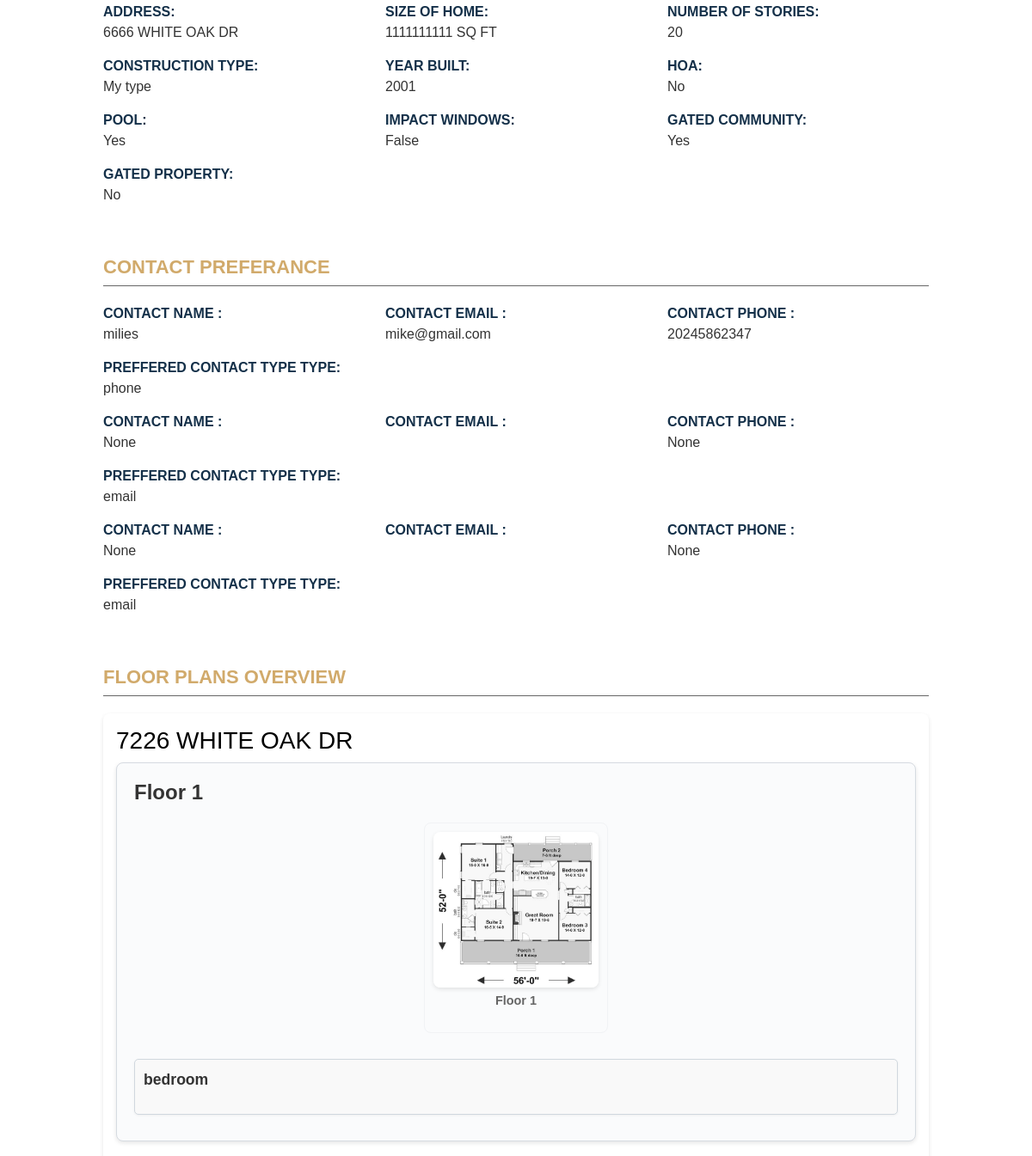
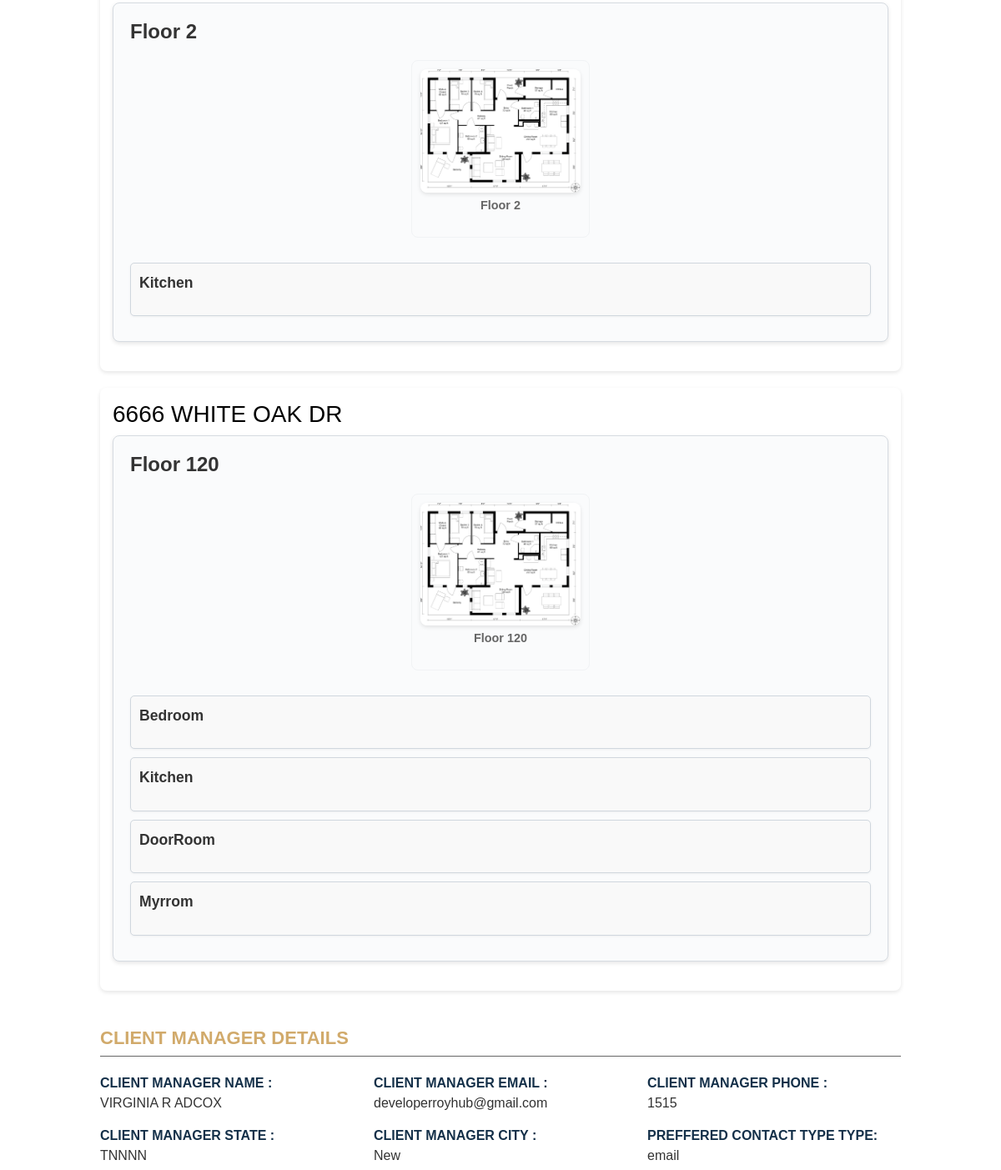
Before: /my-properties/ (signed in, middle part) with the older database file (2 pictures, top to bottom).
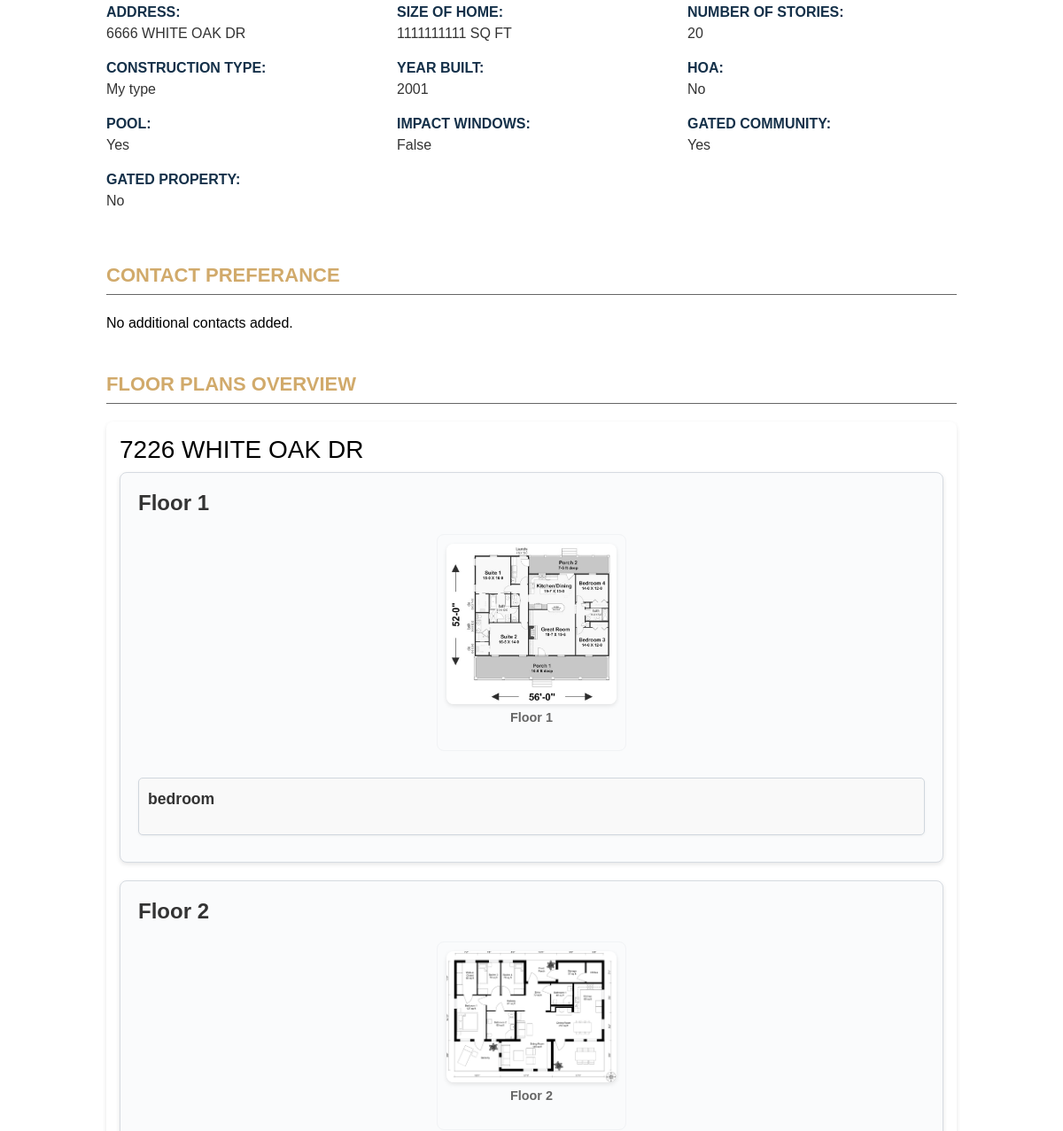
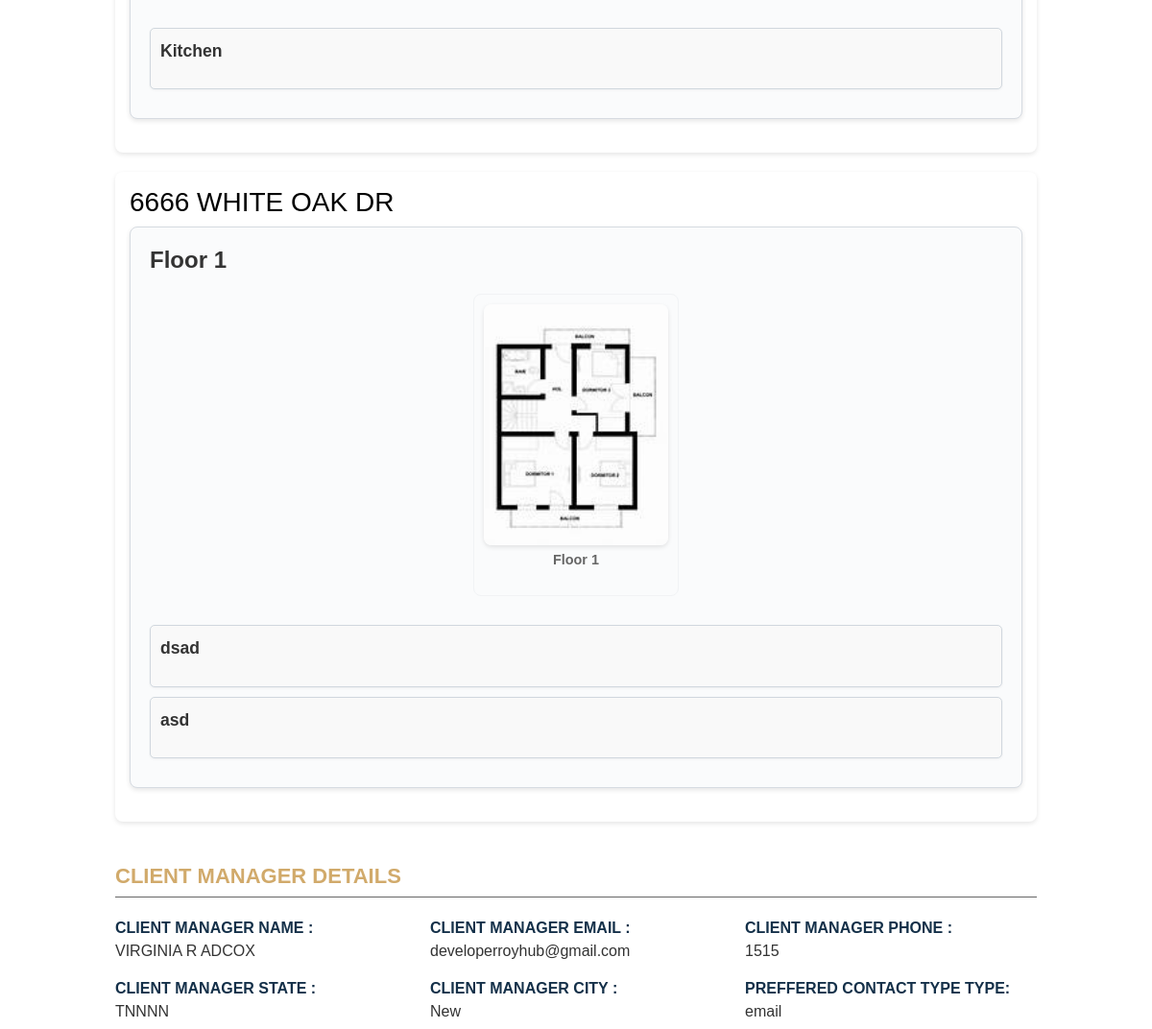
After: the same page with the newer database file (2 pictures, top to bottom).
### propertydetails/models.py (models this page shows, shortened)
class PropertyManagement(models.Model):
    client = models.ForeignKey(Client, on_delete=models.CASCADE, related_name="properties")
    client_manager = models.ForeignKey(ClientManagers, on_delete=models.CASCADE, related_name="managed_properties")
    address = models.CharField(max_length=255)
    size_of_home = models.CharField(max_length=50)
    number_of_stories = models.PositiveIntegerField()
    construction_type = models.CharField(max_length=100)
    year_built = models.PositiveIntegerField()
    has_pool = models.BooleanField(default=False)
    gated_community = models.BooleanField(default=False)
    impact_windows = models.BooleanField(default=False)
    has_hoa = models.BooleanField(default=False)
    gated_property = models.BooleanField(default=False)
    basketball_court = models.BooleanField(default=False)
    tennis_court = models.BooleanField(default=False)
    pickleball_court = models.BooleanField(default=False)
    hot_tub = models.BooleanField(default=False)
    outdoor_kitchen_gazebo = models.BooleanField(default=False)
    waterfront = models.BooleanField(default=False)
    city = models.CharField(max_length=20, null=True, blank=True)
    state = models.CharField(max_length=20, null=True, blank=True)
    zipcode = models.CharField(max_length=10, null=True, blank=True)
    PREFERRED_CONTACT_CHOICES = [
        ('email', 'Email'),
        ('phone', 'Phone'),
    ]
    preferred_contact_method = models.CharField(
        max_length=10, choices=PREFERRED_CONTACT_CHOICES, default='email'
    )
    created_at = models.DateTimeField(auto_now_add=True)
    additional_info = models.TextField(blank=True, null=True)

class Floor(models.Model):
    property = models.ForeignKey(PropertyManagement, on_delete=models.CASCADE, related_name='floors')
    floor_name = models.CharField(max_length=255)
    floor_imgae = models.ImageField(upload_to='floor_images/', null=True, blank=True)

class Room(models.Model):
    floor = models.ForeignKey(Floor, on_delete=models.CASCADE, related_name='rooms')
    room_name = models.CharField(max_length=255)
    room_size = models.CharField(max_length=255)
    room_image = models.ImageField(upload_to='rooms_images/', null=True, blank=True)

### mainapp/models.py (models this page shows, shortened)
class Client(models.Model):
    first_name = models.CharField(max_length=150)
    last_name = models.CharField(max_length=150)
    username = models.CharField(max_length=150, unique=True)
    email = models.EmailField()
    password = models.CharField(max_length=255)  # Store hashed passwords
    address = models.CharField(max_length=255, blank=True, null=True)
    city = models.CharField(max_length=100, blank=True, null=True)
    state = models.CharField(max_length=100, blank=True, null=True)
    zipcode = models.CharField(max_length=10, blank=True, null=True)
    phone_number = models.CharField(max_length=15,blank=True, null=True)
    office_phone = models.CharField(max_length=15, blank=True, null=True)
    business_address = models.CharField(max_length=255, blank=True, null=True)
    PREFERRED_CONTACT_CHOICES = [
        ('email', 'Email'),
        ('phone', 'Phone'),
        ('text', 'text'),
    ]
    preferred_contact_method = models.CharField(
        max_length=10, choices=PREFERRED_CONTACT_CHOICES, default='email'
    )
    PRIORITY_CHOICES = [
    ('primary', 'Primary'),
    ('secondary', 'Secondary'),
    ('tertiary', 'Tertiary'),
    ]
    contact1_name = models.CharField(max_length=150, blank=True, null=True)
    contact1_last_name = models.CharField(max_length=150, blank=True, null=True)
    contact1_email = models.EmailField(blank=True, null=True)
    contact1_phone = models.CharField(max_length=15, blank=True, null=True)
    contact1_office_phone = models.CharField(max_length=15, blank=True, null=True)
    contact1_buisness_adress = models.CharField(max_length=15, blank=True, null=True)
    contact1_preferred = models.CharField(
        max_length=10, choices=PREFERRED_CONTACT_CHOICES, blank=True, null=True
    )
    contact1_priority = models.CharField(
    max_length=10, choices=PRIORITY_CHOICES, blank=True, null=True
    )
    contact2_name = models.CharField(max_length=150, blank=True, null=True)
    contact2_last_name = models.CharField(max_length=150, blank=True, null=True)
    contact2_email = models.EmailField(blank=True, null=True)
    contact2_phone = models.CharField(max_length=15, blank=True, null=True)
    contact2_office_phone = models.CharField(max_length=15, blank=True, null=True)
    contact2_buisness_adress = models.CharField(max_length=15, blank=True, null=True)
    contact2_preferred = models.CharField(
        max_length=10, choices=PREFERRED_CONTACT_CHOICES, blank=True, null=True
    )
    contact2_priority = models.CharField(
    max_length=10, choices=PRIORITY_CHOICES, blank=True, null=True
    )
    contact3_name = models.CharField(max_length=150, blank=True, null=True)
    contact3_last_name = models.CharField(max_length=150, blank=True, null=True)
    contact3_email = models.EmailField(blank=True, null=True)
    contact3_phone = models.CharField(max_length=15, blank=True, null=True)
    contact3_office_phone = models.CharField(max_length=15, blank=True, null=True)
    contact3_buisness_adress = models.CharField(max_length=15, blank=True, null=True)
    contact3_preferred = models.CharField(
        max_length=10, choices=PREFERRED_CONTACT_CHOICES, blank=True, null=True
    )
    contact3_priority = models.CharField(
    max_length=10, choices=PRIORITY_CHOICES, blank=True, null=True
    )
    contact4_name = models.CharField(max_length=150, blank=True, null=True)
    contact4_last_name = models.CharField(max_length=150, blank=True, null=True)
    contact4_email = models.EmailField(blank=True, null=True)
    contact4_phone = models.CharField(max_length=15, blank=True, null=True)
    contact4_office_phone = models.CharField(max_length=15, blank=True, null=True)
    contact4_buisness_adress = models.CharField(max_length=15, blank=True, null=True)
    contact4_preferred = models.CharField(
        max_length=10, choices=PREFERRED_CONTACT_CHOICES, blank=True, null=True
    )
    contact4_priority = models.CharField(
    max_length=10, choices=PRIORITY_CHOICES, blank=True, null=True
    )
    contact5_name = models.CharField(max_length=150, blank=True, null=True)
    contact5_last_name = models.CharField(max_length=150, blank=True, null=True)
    contact5_email = models.EmailField(blank=True, null=True)
    contact5_phone = models.CharField(max_length=15, blank=True, null=True)
    contact5_office_phone = models.CharField(max_length=15, blank=True, null=True)
    contact5_buisness_adress = models.CharField(max_length=15, blank=True, null=True)
    contact5_preferred = models.CharField(
        max_length=10, choices=PREFERRED_CONTACT_CHOICES, blank=True, null=True
    )
    contact5_priority = models.CharField(
    max_length=10, choices=PRIORITY_CHOICES, blank=True, null=True
    )
    created_at = models.DateTimeField(auto_now_add=True)

class ClientManagers(models.Model):  # Unique name to avoid conflicts
    first_name = models.CharField(max_length=150)
    last_name = models.CharField(max_length=150)
    username = models.CharField(max_length=150, unique=True)
    email = models.EmailField(unique=True)
    password = models.CharField(max_length=255)  # Store hashed passwords
    phone_number = models.CharField(max_length=15,blank=True, null=True)
    city = models.CharField(max_length=100, blank=True, null=True)
    state = models.CharField(max_length=100, blank=True, null=True)
    zipcode = models.CharField(max_length=10, blank=True, null=True)
    office_phone = models.CharField(max_length=15, null=True, blank=True)
    business_address = models.TextField(null=True, blank=True)
    PREFERRED_CONTACT_CHOICES = [
        ('email', 'Email'),
        ('phone', 'Phone'),
        ('text', 'text'),
    ]
    preferred_contact_method = models.CharField(
        max_length=10, choices=PREFERRED_CONTACT_CHOICES, default='email'
    )
    created_at = models.DateTimeField(auto_now_add=True)

### mainapp/views.py (the view)
# urls.py: path('my-properties/', client_properties, name='client_properties'),
def client_properties(request):
    client_id = request.session['client_id']
    client = Client.objects.get(id=client_id)
    properties = PropertyManagement.objects.filter(client=client).prefetch_related('floors__rooms', 'client_manager')
    contacts = [
        {"name": client.contact1_name, "email": client.contact1_email, "phone": client.contact1_phone, "preferred": client.contact1_preferred},
        {"name": client.contact2_name, "email": client.contact2_email, "phone": client.contact2_phone, "preferred": client.contact2_preferred},
        {"name": client.contact3_name, "email": client.contact3_email, "phone": client.contact3_phone, "preferred": client.contact3_preferred},
    ]
    contacts = [c for c in contacts if c["name"]]
    client_manager = properties[0].client_manager if properties else None
    return render(request, 'property/properties.html', {
        'properties': properties,
        'contacts': contacts,
        'client_manager': client_manager,
    })

### template/property/properties.html (shortened to what this page needs)
{% extends 'base.html' %}
{% load static %}
{% block content %}
    <div class="property-container">
        {% if properties %}
            {% for property in properties %}
                <div class="row">
                    <div class="col-md-4">
                        <div class="info-box"><span>Address:</span> <div class="info-value">{{ property.address }}</div></div>
                    </div>
                    <div class="col-md-4">
                        <div class="info-box"><span>Size of Home:</span> <div class="info-value">{{ property.size_of_home }} SQ FT</div></div>
                    </div>
                    <div class="col-md-4">
                        <div class="info-box"><span>Number of Stories:</span> <div class="info-value">{{ property.number_of_stories }}</div></div>
                    </div>
                    <div class="col-md-4">
                        <div class="info-box"><span>Construction Type:</span> <div class="info-value">{{ property.construction_type }}</div></div>
                    </div>
                    <div class="col-md-4">
                        <div class="info-box"><span>Year Built:</span> <div class="info-value">{{ property.year_built }}</div></div>
                    </div>
                    <div class="col-md-4">
                        <div class="info-box"><span>HOA:</span> <div class="info-value">{{ property.has_hoa|yesno:"Yes,No" }}</div></div>
                    </div>
                    <div class="col-md-4">
                        <div class="info-box"><span>Pool:</span> <div class="info-value">{{ property.has_pool|yesno:"Yes,No" }}</div></div>
                    </div>
                    <div class="col-md-4">
                        <div class="info-box"><span>Impact Windows:</span> <div class="info-value">{{ property.impact_windows }}</div></div>
                    </div>
                    <div class="col-md-4">
                        <div class="info-box"><span>Gated Community:</span> <div class="info-value">{{ property.gated_community|yesno:"Yes,No" }}</div></div>
                    </div>
                    <div class="col-md-4">
                        <div class="info-box"><span>Gated Property:</span> <div class="info-value">{{ property.gated_property|yesno:"Yes,No" }}</div></div>
                    </div>
                </div>
            {% endfor %}
        {% else %}
            <p>No properties found.</p>
        {% endif %}
    </div>
    <div class="property-container">
        <p class="section-title">Contact preferance</p>
        {% if contacts %}
            {% for contact in contacts %}
                <div class="row">
                    <div class="col-md-4">
                        <div class="info-box"><span>Contact Name :</span> <div class="info-value">{{ contact.name }}</div></div>
                    </div>
                    <div class="col-md-4">
                        <div class="info-box"><span>Contact Email :</span> <div class="info-value">{{ contact.email }}</div></div>
                    </div>
                    <div class="col-md-4">
                        <div class="info-box"><span>Contact Phone :</span> <div class="info-value">{{ contact.phone }}</div></div>
                    </div>
                    <div class="col-md-4">
                        <div class="info-box"><span>Preffered Contact Type Type:</span> <div class="info-value">{{ contact.preferred }}</div></div>
                    </div>
                </div>
            {% endfor %}
        {% else %}
            <p>No additional contacts added.</p>
        {% endif %}
    </div>
    <div class="property-container">
        <p class="section-title">Floor Plans Overview</p>
        {% for property in properties %}
        <div class="property-card">
            <h3 class="property-address">{{ property.address }}</h3>
            {% if property.floors.all %}
                {% for floor in property.floors.all %}
                <div class="floor-card">
                    <h4 class="floor-title">{{ floor.floor_name }}</h4>
                    <div class="image-gallery">
                        {% if floor.floor_imgae %}
                        <div class="image-item">
                            <img src="{{ floor.floor_imgae.url }}" alt="{{ floor.floor_name }}" class="gallery-img">
                            <p class="image-caption">{{ floor.floor_name }}</p>
                        </div>
                        {% endif %}
                    </div>
                    <div class="rooms-info">
                        {% for room in floor.rooms.all %}
                        <div class="room-item">
                            <div class="room-name-size">
                                <p class="room-name">{{ room.room_name }}</p>
                            </div>
                        </div>
                        {% endfor %}
                    </div>
                </div>
                {% endfor %}
            {% else %}
                <p class="no-floors-msg">No floor plans available for this property.</p>
            {% endif %}
        </div>
    {% empty %}
        <p>No properties available.</p>
    {% endfor %}
    </div>
<div class="property-container">
    <p class="section-title">Client Manager Details </p>
    {% if client_manager %}
            <div class="row">
                <div class="col-md-4">
                    <div class="info-box"><span>Client Manager Name :</span> <div class="info-value">{{ client_manager.first_name }} {{ client_manager.last_name }}</div></div>
                </div>
                <div class="col-md-4">
                    <div class="info-box"><span>Client Manager Email :</span> <div class="info-value">{{ client_manager.email }}</div></div>
                </div>
                <div class="col-md-4">
                    <div class="info-box"><span>Client Manager Phone :</span> <div class="info-value">{{ client_manager.phone_number }}</div></div>
                </div>
                <div class="col-md-4">
                    <div class="info-box"><span>Client Manager State :</span> <div class="info-value">{{ client_manager.state }}</div></div>
                </div>
                <div class="col-md-4">
                    <div class="info-box"><span>Client Manager City :</span> <div class="info-value">{{ client_manager.city }}</div></div>
                </div>
                <div class="col-md-4">
                    <div class="info-box"><span>Preffered Contact Type Type:</span> <div class="info-value">{{ client_manager.preferred_contact_method }}</div></div>
                </div>
            </div>
            {% endif %}
</div>
{% endblock content %}

### template/base.html (shortened to what this page needs)
<!DOCTYPE html>
{% load static %}
<html lang="en">
<head>
     <link href="https://cdn.jsdelivr.net/npm/bootstrap@5.3.0/dist/css/bootstrap.min.css" rel="stylesheet">
</head>
<body>
    {% block content %}{% endblock %}
</body>
</html>

Changed rows visible on the page:
no longer on this page (row edited): Client: name "milies" "None" "None", email "mike@gmail.com", phone "20245862347" "None" "None", preferred "phone" "email" "email"
removed Floor: floor_name "Floor 120", floor_imgae (picture), shown under PropertyManagement "6666 WHITE OAK DR"
removed Room: room_name "Bedroom", shown under "Floor 120"
removed Room: room_name "Kitchen", shown under "Floor 120"
removed Room: room_name "DoorRoom", shown under "Floor 120"
removed Room: room_name "Myrrom", shown under "Floor 120"
added Floor: floor_name "Floor 1", floor_imgae (picture), shown under PropertyManagement "6666 WHITE OAK DR"
added Room: room_name "dsad", shown under "Floor 1"
added Room: room_name "asd", shown under "Floor 1"
Other visible differences:
text now shown: "No additional contacts added."
list line gone: "CONTACT NAME : CONTACT EMAIL : CONTACT PHONE : PREFFERED CONTACT TYPE TYPE:"
